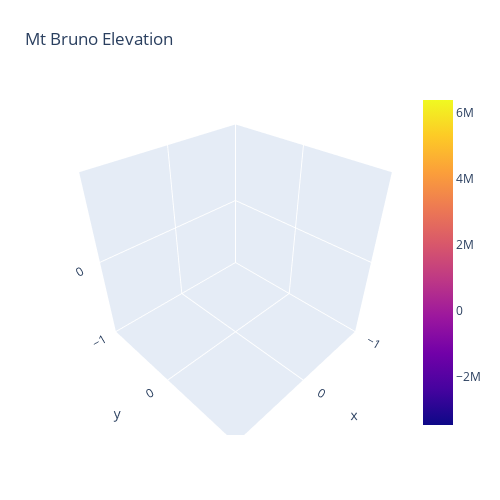

Notebook code for this chart:
### Code cell
import plotly.graph_objects as go

fig = go.Figure(data=[go.Surface(x=train_df['lambda0'], y=train_df['sigma0'], z=train_df['nll'])])
fig.update_layout(title='Mt Bruno Elevation',
                  width=500, height=500,
                  margin=dict(l=65, r=50, b=65, t=90))
fig.show()

### Figure 1 — Plotly figure (JSON) as saved in the notebook; plotly's stock layout.template omitted (floating-point values rounded to 4 significant figures; data arrays with more than 128 entries replaced by an {"elided": "..."} marker saying what was removed)
{"data": [{"type": "surface", "x": {"elided": "1429 float values"}, "y": {"elided": "1429 float values"}, "z": {"elided": "1429 float values"}}], "layout": {"height": 500, "margin": {"b": 65, "l": 65, "r": 50, "t": 90}, "title": {"text": "Mt Bruno Elevation"}, "width": 500}}
